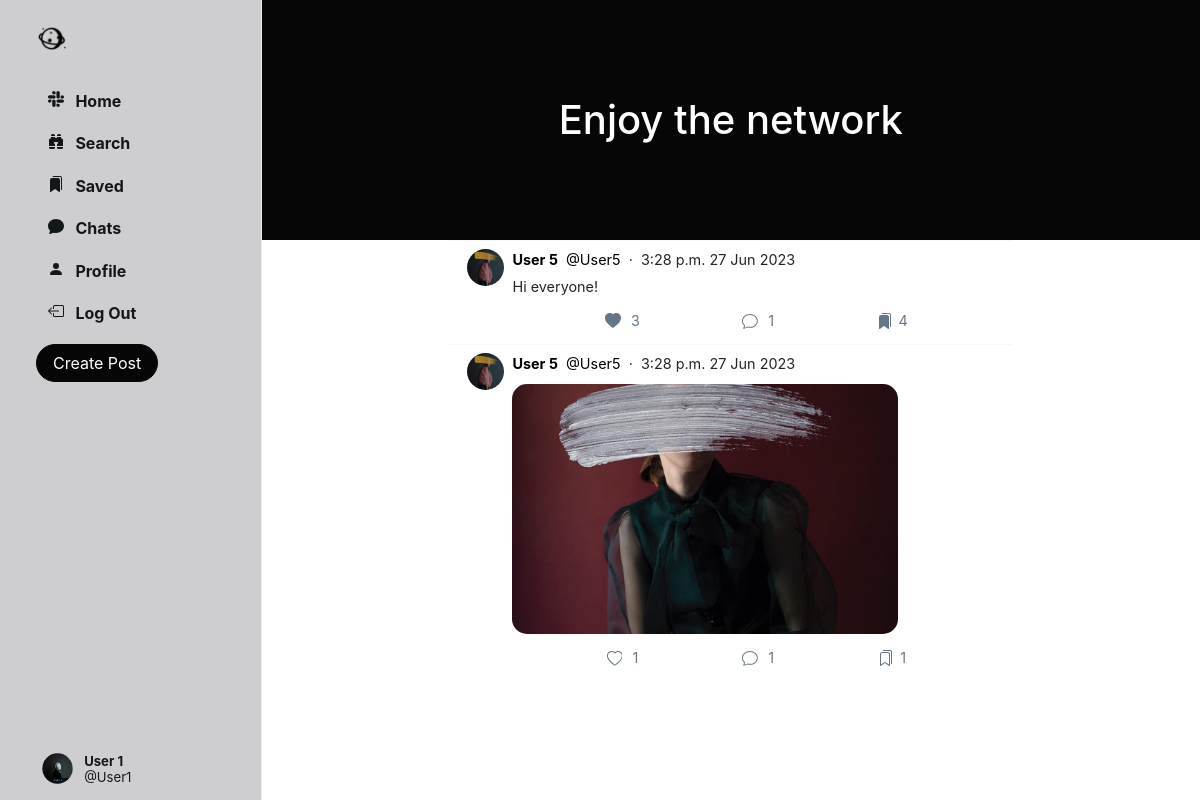
Screenshot of /home/ (signed in) with the database file from the repository.
### Network/models.py (models this page shows, shortened)
class User(AbstractUser):
    profile_pic = models.ImageField(upload_to='profile_pic/')
    bio = models.TextField(max_length=160, blank=True, null=True)
    cover = models.ImageField(upload_to='covers/', blank=True)
    follows = models.ManyToManyField("self", related_name="followed_by", symmetrical=False, blank=True)

class Post(models.Model):
    creator = models.ForeignKey(User, on_delete=models.CASCADE, related_name='posts')
    date_created = models.DateTimeField(default=timezone.now)
    content_text = models.TextField(max_length=140, blank=True)
    content_image = models.ImageField(upload_to='posts/', blank=True)
    likers = models.ManyToManyField(User, blank=True, related_name='likes')
    savers = models.ManyToManyField(User, blank=True, related_name='saved')
    comment_count = models.IntegerField(default=0)

### Network/views.py (the view)
# urls.py: path('home/', views.home, name='home'),
@login_required(login_url='login/')
def home(request):
    user = request.user
    followed_users = user.follows.all()
    start_date = timezone.now() - timedelta(days=2)
    posts = Post.objects.filter(creator__in=followed_users, date_created__gte=start_date).order_by("-date_created")
    context = {
        'user': user,
        'posts': posts,
    }
    return render(request=request, template_name='home.html', context=context)

### Network/templates/home.html
{% extends 'index.html' %}
{% load static %}
{% block home %}
    <header class="py-5" id="home-header">
        <div class="container px-4 px-lg-5 my-5">
            <div class="text-center text-white">
                <h1 class="display-5 fw-bolder"> Enjoy the network</h1>
            </div>
        </div>
    </header>
    <div class="main-div-content">
        {% include 'posts.html' %}
    </div>
{% endblock %}

### Network/templates/sidenav.html (shortened to what this page needs)
{% load static %}
<div class="sidenav">
    <a href="{% url 'home' %}" class="navbar-brand">
        <img src="{% static 'images/logo_icon.png' %}" height="31px">
    </a>
    <div style="height: 100%;">
        <div>
            <div>
                <ul>
                    <li class="nav-item" id="all_posts">
                        <a href="{% url 'home' %}" class="nav-link">
                            <div>
                                &nbsp;&nbsp;Home
                            </div>
                        </a>
                    </li>
                    <li class="nav-item" id="library">
                        <a href="{% url 'search' %}" class="nav-link">
                            <div>
                                &nbsp;&nbsp;Search
                            </div>
                        </a>
                    </li>
                    <li class="nav-item" id="library">
                        <a href="{% url 'saved' %}" class="nav-link">
                            <div>
                                &nbsp;&nbsp;Saved
                            </div>
                        </a>
                    </li>
                    <li class="nav-item" id="profile">
                        <a href="{% url 'chats' %}" class="nav-link">
                            <div>
                                &nbsp;&nbsp;Chats
                            </div>
                        </a>
                    </li>
                    <li class="nav-item" id="profile">
                        <a href="{% url 'profile' user.username %}" class="nav-link">
                            <div>
                                <svg xmlns="http://www.w3.org/2000/svg" width="16" height="16" fill="currentColor"
                                     class="bi bi-person-fill" viewBox="0 0 16 16">
                                    <path d="M3 14s-1 0-1-1 1-4 6-4 6 3 6 4-1 1-1 1H3Zm5-6a3 3 0 1 0 0-6 3 3 0 0 0 0 6Z"/>
                                </svg>
                                &nbsp;&nbsp;Profile
                            </div>
                        </a>
                    </li>
                    <li class="nav-item" id="logout">
                        <a href="{% url 'logout' %}" class="nav-link">
                            <div>
                                &nbsp;&nbsp;Log Out
                            </div>
                        </a>
                    </li>
                </ul>
            </div>
        </div>
        <button id="popup-btn" class="btn btn-success new-post-btn" data-toggle="modal" data-target="#createPostModal">
            Create Post
        </button>
        <div style="position: absolute; bottom: 10px;">
            <li class="nav-item sidenav-user">
                <a href="{% url 'profile' user.username %}" class="nav-link">
                    <div class="user_account">
                        <div class="small-profilepic"
                             style="float: left; background-image: url({{ user.profile_pic.url }});"></div>
                        <div style="height: 2.7vw; margin: auto;">
                            <div style="margin-top: 4px;">
                                <strong>{{ user.first_name }} {{ user.last_name }}</strong></div>
                            <div class="grey" style="margin-top: 4px;">@{{ user.username }}</div>
                        </div>
                    </div>
                </a>
            </li>
        </div>
    </div>
</div>

### Network/templates/posts.html (shortened to what this page needs)
{% load static %}
{% block posts %}
    {% for post in posts.all %}
        <div class="post" data-post_id="{{ post.id }}">
            <div>
                <div>
                    <a href="{% url 'profile' post.creator.username %}">
                        <div class="small-profilepic"
                             style="background-image: url({{ post.creator.profile_pic.url }})"></div>
                    </a>
                </div>
                <div style="flex: 1">
                    <div class="post-main">
                        <div class="post-user">
                            <div>
                                <a href="{% url 'profile' post.creator.username %}">
                                    <span><strong>{{ post.creator.first_name }} {{ post.creator.last_name }}</strong></span>
                                </a>
                                <a href="{% url 'profile' post.creator.username %}">
                                    <span class="grey">&nbsp;@{{ post.creator.username }}</span>
                                </a>
                                <span class="grey">&nbsp;&middot;&nbsp;&nbsp;{{ post.date_created | date:"P d M Y" }}</span>
                            </div>
                        </div>
                        {% if post.content_text is not None %}
                            <div class="post-content">
                                {{ post.content_text | linebreaksbr }}
                            </div>
                        {% endif %}
                        {% if post.content_image %}
                            <div class="post-image"
                                 style=" display: block; background-image: url({{ post.content_image.url }});"></div>
                        {% else %}
                            <div class="post-no-image" style="display: none;"></div>
                        {% endif %}
                        <div class="post-actions">
                            {% if user in post.likers.all %}
                                <div class="like" onclick="unlike_post(this)" data-post_id="{{ post.id }}">
                                    <div class="svg-span">
                                        <svg xmlns="http://www.w3.org/2000/svg" width="16" height="16"
                                             fill="currentColor" class="bi bi-heart-fill" viewBox="0 0 16 16">
                                            <path fill-rule="evenodd"
                                                  d="M8 1.314C12.438-3.248 23.534 4.735 8 15-7.534 4.736 3.562-3.248 8 1.314z"/>
                                        </svg>
                                    </div>
                                    <div style="padding: 7px 0px;" class="likes_count">{{ post.likers.count }}</div>
                                </div>
                            {% else %}
                                <div class="like" onclick="like_post(this)" data-post_id="{{ post.id }}">
                                    <div class="svg-span">
                                    </div>
                                    <div style="padding: 7px 0px;" class="likes_count">{{ post.likers.count }}</div>
                                </div>
                            {% endif %}
                            <div class="comment" onclick="get_comments('{{ post.id }}')" data-post_id="{{ post.id }}">
                                <div class="svg-span" data-toggle="modal" data-target="#commentPostModal">
                                </div>&nbsp;
                                <div style="padding: 7px 0px;" class="cmt-count">{{ post.comment_count }}</div>
                            </div>
                            {% if user in post.savers.all %}
                                <div class="save" onclick="unsave_post(this)" data-post_id="{{ post.id }}">
                                    <div class="svg-span">
                                    </div>
                                    <div style="padding: 7px 0px;" class="savers_count">{{ post.savers.count }}</div>
                                </div>
                            {% else %}
                                <div class="save" onclick="save_post(this)" data-post_id="{{ post.id }}">
                                    <div class="svg-span">
                                    </div>
                                    <div style="padding: 7px 0px;" class="savers_count">{{ post.savers.count }}</div>
                                </div>
                            {% endif %}
                        </div>
                    </div>
                </div>
            </div>
        </div>
    {% endfor %}
{% endblock %}

### Network/static/css/style.css (style rules this page uses)
.btn { border-radius: 20px; padding: 0.32rem 1rem 0.375rem 1rem; }
.btn, .btn:focus, .btn:active { box-shadow: none !important; -webkit-box-shadow: none !important; }
#popup-btn { background-color: #060606; border-color: #060606; }
svg { vertical-align: text-top; }
.sidenav { height: 100%; width: 21.8%; position: fixed; top: 0; left: 0; list-style: none; border-right: .5px solid #e6ecf0; z-index: 100; padding: 15px 15px 15px 3%; background-color: rgba(62, 57, 65, 0.25); }
.sidenav ul { list-style: none; padding-left: 0px; margin-top: 3vh; }
.sidenav li { margin-top: 7px; }
.sidenav .nav-link { color: #14171a; line-height: .7em; font-weight: 700; padding: 0px; }
.sidenav .nav-link > div { padding: 10px 20px 8px 12px; border-radius: 25px; line-height: 0.9em; width: max-content; }
.user_account { display: flex; font-size: .82rem; font-weight: normal; padding-top: 3px !important; padding-bottom: 3px !important; padding-left: 3px !important; }
.user_account .small-profilepic { transform: scale(.82); margin-left: auto; margin-top: auto; }
.small-profilepic { width: 3.1vw; height: 3.1vw; border-radius: 9999px; overflow: hidden; margin-right: 8px; background-size: cover; background-repeat: no-repeat; background-position: center; box-sizing: content-box; }
#home-header { background-color: #060606; }
.post { background-color: white; border-top: 1px solid #f8f6f6; padding: 8px 18px 8px 18px; font-size: .9em; animation-name: hidee; animation-duration: .4s; animation-fill-mode: forwards; animation-play-state: paused; margin-left: 20%; margin-right: 20%; }
.post > div { display: flex; }
.post a { text-decoration: none; color: black; }
.post-main { flex: 1; flex-basis: 100%; }
.post-user { display: flex; justify-content: space-between; flex-basis: 100%; }
.post-content { margin-top: 5px; max-inline-size: 80%; max-width: 80%; word-wrap: break-word; overflow-wrap: break-word; word-break: break-all; }
.post-image { height: 250px; width: 80%; border-radius: 15px; margin-top: 10px; background-size: cover; background-position: center; background-repeat: no-repeat; }
.post-actions { display: flex; flex: 1; align-items: stretch; justify-content: space-evenly; color: #657786; margin-top: 10px; }
.post-actions > div { line-height: 1em; padding-left: 10px; padding-right: 10px; text-align: center; display: flex; }
.post-actions .svg-span { padding: 6px; max-height: max-content; border-radius: 999px; line-height: .68em; }
#home-header { width: 100%; }

### rows the page displays
User: profile_pic (picture), first_name "User", last_name "1", username "User1"
Post: creator.profile_pic (picture), creator.first_name "User", creator.last_name "5", creator.username "User5", date_created "3:28 p.m. 27 Jun 2023", content_text "Hi everyone!", likers.count "3", comment_count "1", savers.count "4"
Post: creator.profile_pic (picture), creator.first_name "User", creator.last_name "5", creator.username "User5", date_created "3:28 p.m. 27 Jun 2023", content_image (picture), likers.count "1", comment_count "1", savers.count "1"
